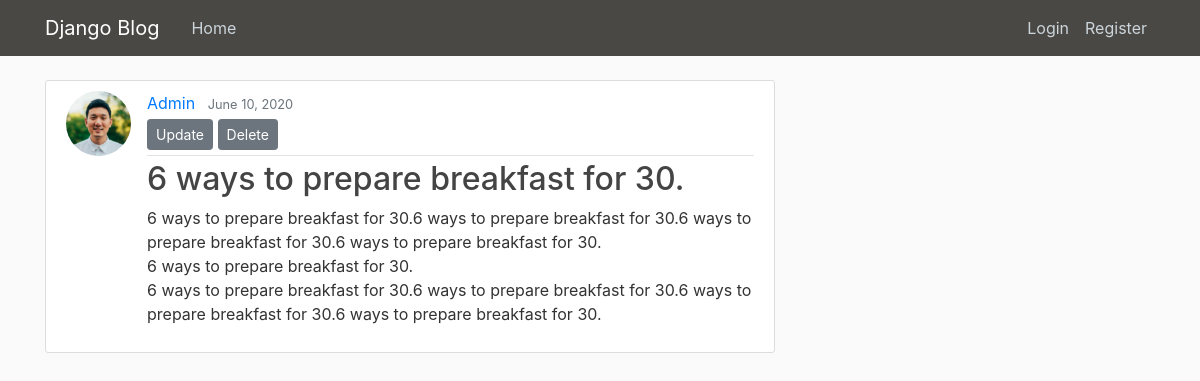
The page /post/30/ on the database its author committed.
### blog/models.py (models this page shows, shortened)
class Post(models.Model):
    title = models.CharField(max_length=255)
    content = models.TextField()
    image = models.ImageField(upload_to='post_img/', blank=True)
    date = models.DateTimeField(default=timezone.now)
    author = models.ForeignKey(User, on_delete=models.CASCADE)

### users/models.py (models this page shows, shortened)
class Profile(models.Model):
    user = models.OneToOneField(User, on_delete=models.CASCADE)
    image = models.ImageField(default='default.jpg', upload_to='profile_pics')

### blog/views.py (the view)
# urls.py: path('post/<int:pk>/', PostDetailView.as_view(), name='post-detail'),
class PostDetailView(DetailView):
    model = Post

### blog/templates/blog/post_detail.html (shortened to what this page needs)
{% extends 'blog/base.html' %}
{% block content %}
    <article class="media content-section">
        <img class="rounded-circle article-img" src="{{ object.author.profile.image.url }}">
            <div class="media-body">
                <div class="article-metadata">
                    <a class="mr-2" href="{% url 'user-post' object.author.username %}">{{ object.author }}</a>
                    <small class="text-muted">{{ object.date|date:'F d, Y' }}</small>
                        <a class="btn btn-secondary btn-sm mt-1 mb-1" href="{% url 'post-update' object.id %}">Update</a>
                        <a class="btn btn-secondary btn-sm mt-1 mb-1" href="{% url 'post-delete' object.id %}">Delete</a>
                    </div>
                <h2 class="article-title">{{ object.title }}</h2>
                <p class="article-content">{{ object.content }}</p>
            </div>
    </article>
{% endblock %}

### static/css/main.css (style rules this page uses)
body { background: #fafafa; color: #333333; margin-top: 5rem; }
h1, h2, h3, h4, h5, h6 { color: #444444; }
.content-section { background: #ffffff; padding: 10px 20px; border: 1px solid #dddddd; border-radius: 3px; margin-bottom: 20px; }
.article-title { color: #444444; }
.article-content { white-space: pre-line; }
.article-img { height: 65px; width: 65px; margin-right: 16px; }
.article-metadata { padding-bottom: 1px; margin-bottom: 4px; border-bottom: 1px solid #e3e3e3 }

### rows shown on the page
Post: author.profile.image (picture), author "Admin", date "June 10, 2020", title "6 ways to prepare breakfast for 30.", content "6 ways to prepare breakfast for 30.6 ways to prepare breakfast for 30.6 ways to prepare breakfast for 30.6 ways to prepare breakfast for 30. 6 ways to prepare breakfast for 30. 6 ways to prepare breakfast for 30.6 ways to prepare breakfast for 30.6 ways to prepare breakfast for 30.6 ways to prepare breakfast for 30."
